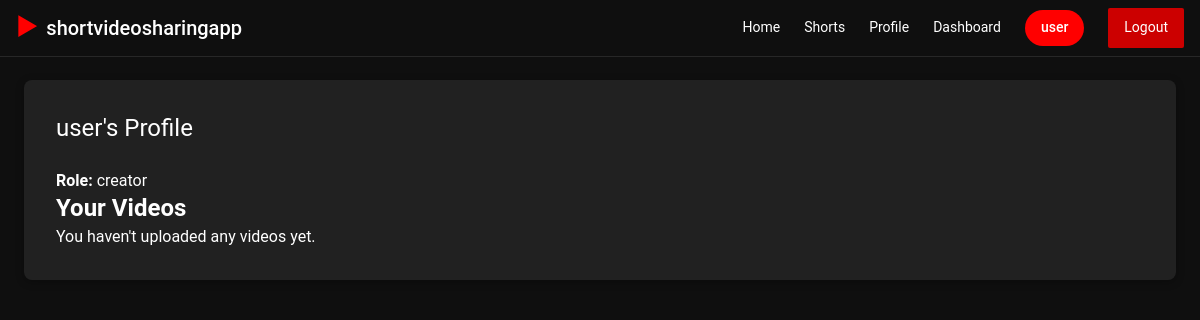
Screenshot of /profile (signed in) with the database file from the repository.
### tables this page shows
CREATE TABLE users (
    id INTEGER PRIMARY KEY AUTOINCREMENT,
    username TEXT UNIQUE NOT NULL,
    password TEXT NOT NULL,
    role TEXT CHECK(role IN ('creator', 'consumer')) NOT NULL
);

### app.py (the view)
@app.route('/profile')
def profile():
    if 'user' not in session:
        flash('Please login first!')
        return redirect(url_for('login'))
    db = get_db()
    user = db.execute(
        'SELECT id, username, role FROM users WHERE id = ?',
        (session['user']['id'],)
    ).fetchone()
    videos = db.execute(
        'SELECT * FROM videos WHERE uploaded_by = ? ORDER BY id DESC',
        (session['user']['id'],)
    ).fetchall()
    return render_template('profile.html', user=user, videos=videos)

### app.py (called while the page is built)
def get_db():
    conn = sqlite3.connect(DATABASE)
    conn.row_factory = sqlite3.Row
    return conn

### templates/profile.html (shortened to what this page needs)
{% extends "base.html" %}
{% block content %}
<div class="profile-container">
    <h1>{{ user['username'] }}'s Profile</h1>
    <p><strong>Role:</strong> {{ user['role'] }}</p>
    <section class="uploaded-videos">
        <h2>Your Videos</h2>
        {% if videos %}
            <div class="video-grid">
                {% for video in videos %}
                    <div class="video-card">
                        <a href="{{ url_for('watch', video_id=video['id']) }}">
                            <video width="100%" muted playsinline>
                                <source src="{{ video['url'] }}" type="video/mp4">
                                Your browser does not support the video tag.
                            </video>
                        </a>
                        <div class="video-info">
                            <h3>{{ video['title'] }}</h3>
                            <p><strong>Genre:</strong> {{ video['genre'] or 'N/A' }}</p>
                            <p><strong>Rating:</strong> {{ video['age_rating'] or 'N/A' }}</p>
                        </div>
                    </div>
                {% endfor %}
            </div>
        {% else %}
            <p>You haven't uploaded any videos yet.</p>
        {% endif %}
    </section>
</div>
{% endblock %}

### templates/base.html (shortened to what this page needs)
<!DOCTYPE html>
<html lang="en">
<head>
    <link href="{{ url_for('static', filename='style.css') }}" rel="stylesheet">
</head>
<body>
    <header class="navbar">
        <div class="logo">shortvideosharingapp</div>
        <nav>
            <a href="{{ url_for('index') }}">Home</a>
            <a href="{{ url_for('shorts') }}">Shorts</a>
            {% if 'user' in session %}
                <a href="{{ url_for('profile') }}">Profile</a>
                {% if session['user']['role'] == 'creator' %}
                    <a href="{{ url_for('dashboard') }}">Dashboard</a>
                {% endif %}
                <span class="user">{{ session['user']['username'] }}</span>
                <a href="{{ url_for('logout') }}" class="btn">Logout</a>
            {% else %}
                <a href="{{ url_for('login') }}">Login</a>
                <a href="{{ url_for('register') }}" class="btn">Sign Up</a>
            {% endif %}
        </nav>
    </header>
    <main class="content">
        {% block content %}{% endblock %}
    </main>
</body>
</html>

### static/style.css (style rules this page uses)
* { margin: 0; padding: 0; box-sizing: border-box; }
body { font-family: "Roboto", "YouTube Sans", -apple-system, BlinkMacSystemFont, "Segoe UI", sans-serif; background: #0f0f0f; color: #fff; min-height: 100vh; line-height: 1.4; }
.navbar { display: flex; justify-content: space-between; align-items: center; padding: 0 16px; background: #0f0f0f; color: #fff; position: sticky; top: 0; z-index: 1000; box-shadow: 0 1px 0 rgba(255, 255, 255, 0.1); height: 56px; }
.navbar .logo { font-size: 20px; font-weight: 500; color: #fff; display: flex; align-items: center; gap: 8px; }
.navbar .logo::before { content: "▶"; color: #ff0000; font-size: 24px; }
.navbar nav { display: flex; gap: 24px; align-items: center; }
.navbar nav a { color: #fff; text-decoration: none; font-weight: 400; font-size: 14px; transition: color 0.2s; }
.navbar .user { background: #ff0000; color: #fff; padding: 8px 16px; border-radius: 18px; font-size: 14px; font-weight: 500; }
.btn { background: #cc0000; color: #fff; padding: 10px 16px; border-radius: 2px; text-decoration: none; transition: all 0.2s; border: none; cursor: pointer; font-size: 14px; font-weight: 500; display: inline-flex; align-items: center; gap: 8px; }
.content { padding: 24px; max-width: 1280px; margin: 0 auto; }
.profile-container { background: #212121; padding: 32px; border-radius: 8px; box-shadow: 0 2px 8px rgba(0, 0, 0, 0.3); }
h1 { font-size: 24px; font-weight: 400; margin-bottom: 24px; color: #fff; }

### rows the page displays
users: user.username "user", username "user", role "creator"
